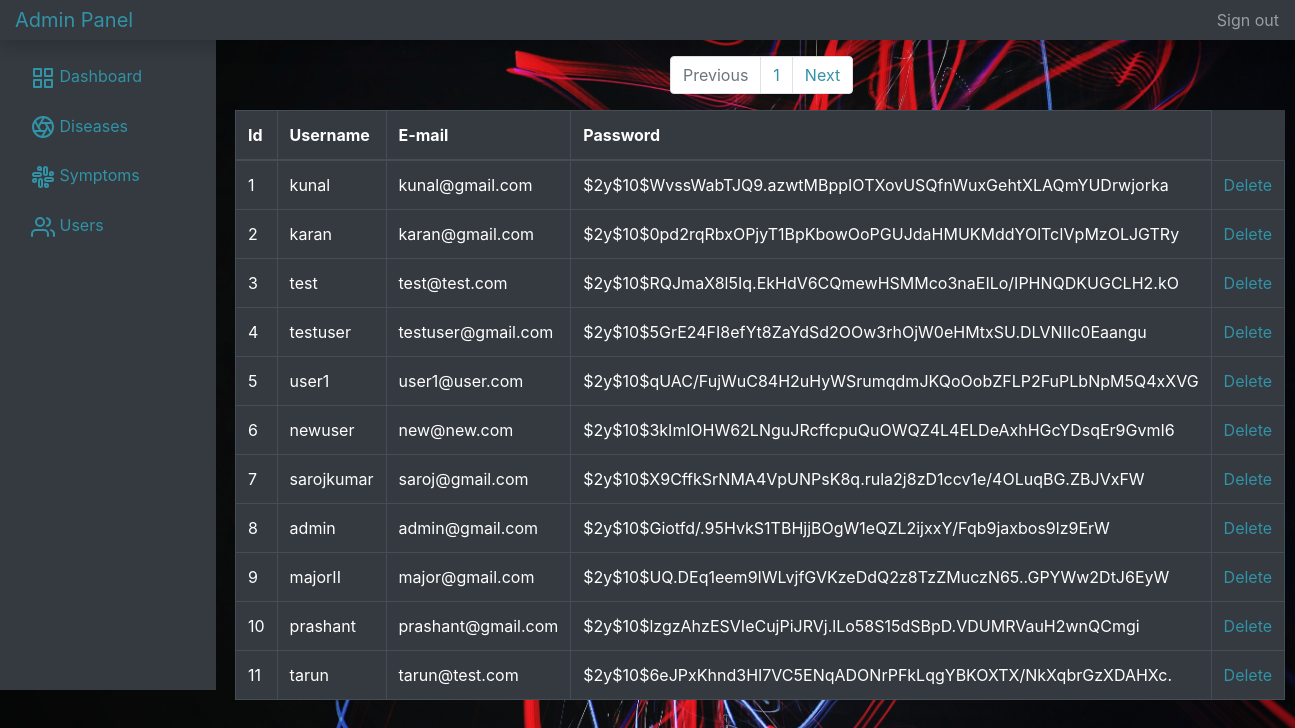
/admin/users.php, run on the app's committed database.
### tables this page shows
CREATE TABLE `users` (
  `user_id` int(11) NOT NULL,
  `user_name` tinytext NOT NULL,
  `user_email` tinytext NOT NULL,
  `user_pass` longtext NOT NULL,
  `created_at` timestamp NOT NULL DEFAULT current_timestamp(),
  `checks` int(3) NOT NULL
);

### admin/users.php (the view, shortened to what this page needs)
<?php include "includes/header.php" ?>
<?php
    $limit = 15;
    $page = isset($_GET['page']) ? $_GET['page'] : 1;
    $start = ($page -1) * $limit;
    $result = $conn->query("SELECT * FROM users LIMIT $start, $limit");
    $users = $result->fetch_all(MYSQLI_ASSOC);
    $result1 = $conn->query("SELECT count(user_id) AS id FROM users");
    $userCount = $result1->fetch_all(MYSQLI_ASSOC);
    $total = $userCount[0]['id'];
    $pages = ceil($total/$limit);
?>
        <div class="col-md-10" style="margin-left: 220px;">
            <nav class="container mt-3" aria-label="Page navigation">
                <ul class="pagination justify-content-center ml-1">
                    <li class="page-item disabled">
                    <a class="page-link" href="#" tabindex="-1">Previous</a>
                    </li>
                    <?php for($i = 1; $i<= $pages; $i++): ?>
                    <li class="page-item">
                        <a class="page-link" href="users.php?page=<?php echo $i; ?>"><?php echo $i; ?></a>
                    </li>
                    <?php endfor; ?>
                    <li class="page-item">
                    <a class="page-link" href="#">Next</a>
                    </li>
                </ul>
            </nav>
            <div class="row">
                <div class="col-md-6">
                    <table class="table table-dark table-bordered">
                        <thead>
                            <tr>
                                <th>Id</th>
                                <th>Username</th>
                                <th>E-mail</th>
                                <th>Password</th>
                            </tr>
                        </thead>
                        <tbody>
                            <?php foreach($users as $user): ?>
                                <tr>
                                    <td><?php echo $user['user_id']; ?></td>
                                    <td><?php echo $user['user_name']; ?></td>
                                    <td><?php echo $user['user_email']; ?></td>
                                    <td><?php echo $user['user_pass']; ?></td>
                                    <td>
                                        <a href="symptoms.php?delete=<?php echo $user['user_id']; ?>">
                                            Delete
                                        </a>
                                    </td>
                                </tr>
                            <?php endforeach; ?>
                        </tbody>
                    </table>
                </div>
            </div>
        </div>
<?php include "includes/footer.php" ?>

### admin/css/style.css (style rules this page uses)
body { overflow: auto; background-image: url("../img/admin.jpg"); background-repeat: no-repeat; background-size: cover; }

### data on the page
users: user_id "1", user_name "kunal", user_email "kunal@gmail.com", user_pass "$2y$10$WvssWabTJQ9.azwtMBppIOTXovUSQfnWuxGehtXLAQmYUDrwjorka"
users: user_id "2", user_name "karan", user_email "karan@gmail.com", user_pass "$2y$10$0pd2rqRbxOPjyT1BpKbowOoPGUJdaHMUKMddYOlTcIVpMzOLJGTRy"
users: user_id "3", user_name "test", user_email "test@test.com", user_pass "$2y$10$RQJmaX8l5Iq.EkHdV6CQmewHSMMco3naEILo/IPHNQDKUGCLH2.kO"
users: user_id "4", user_name "testuser", user_email "testuser@gmail.com", user_pass "$2y$10$5GrE24FI8efYt8ZaYdSd2OOw3rhOjW0eHMtxSU.DLVNIIc0Eaangu"
users: user_id "5", user_name "user1", user_email "user1@user.com", user_pass "$2y$10$qUAC/FujWuC84H2uHyWSrumqdmJKQoOobZFLP2FuPLbNpM5Q4xXVG"
users: user_id "6", user_name "newuser", user_email "new@new.com", user_pass "$2y$10$3kImlOHW62LNguJRcffcpuQuOWQZ4L4ELDeAxhHGcYDsqEr9GvmI6"
users: user_id "7", user_name "sarojkumar", user_email "saroj@gmail.com", user_pass "$2y$10$X9CffkSrNMA4VpUNPsK8q.rula2j8zD1ccv1e/4OLuqBG.ZBJVxFW"
users: user_id "8", user_name "admin", user_email "admin@gmail.com", user_pass "$2y$10$Giotfd/.95HvkS1TBHjjBOgW1eQZL2ijxxY/Fqb9jaxbos9lz9ErW"
users: user_id "9", user_name "majorII", user_email "major@gmail.com", user_pass "$2y$10$UQ.DEq1eem9IWLvjfGVKzeDdQ2z8TzZMuczN65..GPYWw2DtJ6EyW"
users: user_id "10", user_name "prashant", user_email "prashant@gmail.com", user_pass "$2y$10$lzgzAhzESVIeCujPiJRVj.lLo58S15dSBpD.VDUMRVauH2wnQCmgi"
users: user_id "11", user_name "tarun", user_email "tarun@test.com", user_pass "$2y$10$6eJPxKhnd3HI7VC5ENqADONrPFkLqgYBKOXTX/NkXqbrGzXDAHXc."
